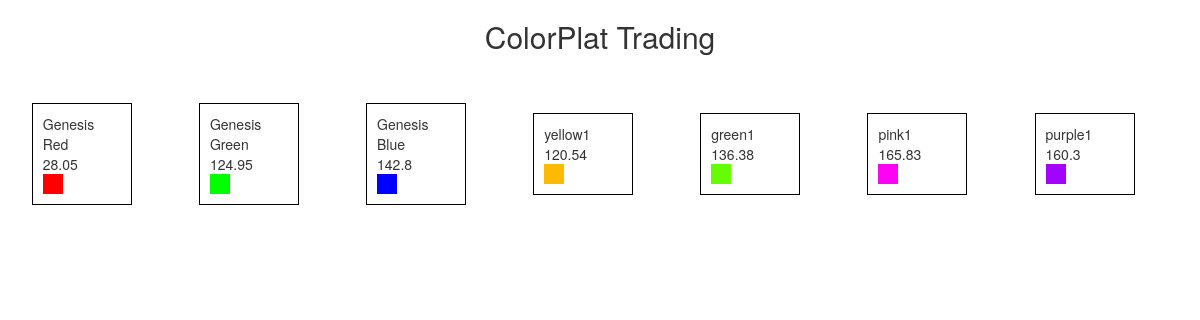
//, run on the app's committed database.
### colorplat_trading/models.py (models this page shows)
class ColorPlat(models.Model):
    name = models.CharField(max_length=150)
    owner = models.ForeignKey(User,null=True,on_delete=models.SET_NULL)
    CreatedAt = models.DateTimeField(auto_now=True, null=True)
    rvalue = models.IntegerField(default=0)
    gvalue = models.IntegerField(default=0)
    bvalue = models.IntegerField(default=0)
    def currentprice(self):
        latestprice = ColorPrice.objects.all().order_by("-CreatedAt")[:1]
        return self.priceRGB(latestprice[0].priceRed,latestprice[0].priceGreen,latestprice[0].priceBlue)
    def priceRGB(self,R,G,B):
        return (round(R*self.rvalue + G*self.gvalue + B*self.bvalue,2))

class ColorPrice(models.Model):
    priceRed = models.FloatField(default=0.0)
    priceGreen  = models.FloatField(default=0.0)
    priceBlue  = models.FloatField(default=0.0)
    CreatedAt = models.DateTimeField(auto_now=True, null=True)

### colorplat_trading/views.py (called while the page is built)
def index(request):
    plats = ColorPlat.objects.all()
    return render(request, 'index.html', {'plats': plats})

### colorplat_trading/templates/index.html (shortened to what this page needs)
<!DOCTYPE html>
<html lang="en">
<head>
  <link rel="stylesheet" href="https://maxcdn.bootstrapcdn.com/bootstrap/3.4.1/css/bootstrap.min.css">
</head>
<body>
<div class="container">
  <div class="row">
    <h2 align=center>ColorPlat Trading</h2>
  </div>
  <br> <br>
  <div class="row platcontainer">
    {% for plat in plats %}
        <div class="plat">
            {{ plat.name }}<br/>
            {{ plat.currentprice }}<br/>
            <div style="width:20px;height:20px;background-color: rgb({{plat.rvalue}}, {{plat.gvalue}}, {{plat.bvalue}});"></div>
        </div>
    {% endfor %}
  </div>
</div>
</body>
</html>

### colorplat_trading/templates/index.html (style rules this page uses)
.platcontainer { display: flex; }
.plat { border: 1px solid black; margin: auto; min-width: 100px; max-width: 100px; padding: 10px; }

### data on the page
ColorPlat: name "Genesis Red", currentprice "28.05"
ColorPlat: name "Genesis Green", currentprice "124.95"
ColorPlat: name "Genesis Blue", currentprice "142.8"
ColorPlat: name "yellow1", currentprice "120.54"
ColorPlat: name "green1", currentprice "136.38"
ColorPlat: name "pink1", currentprice "165.83"
ColorPlat: name "purple1", currentprice "160.3"
